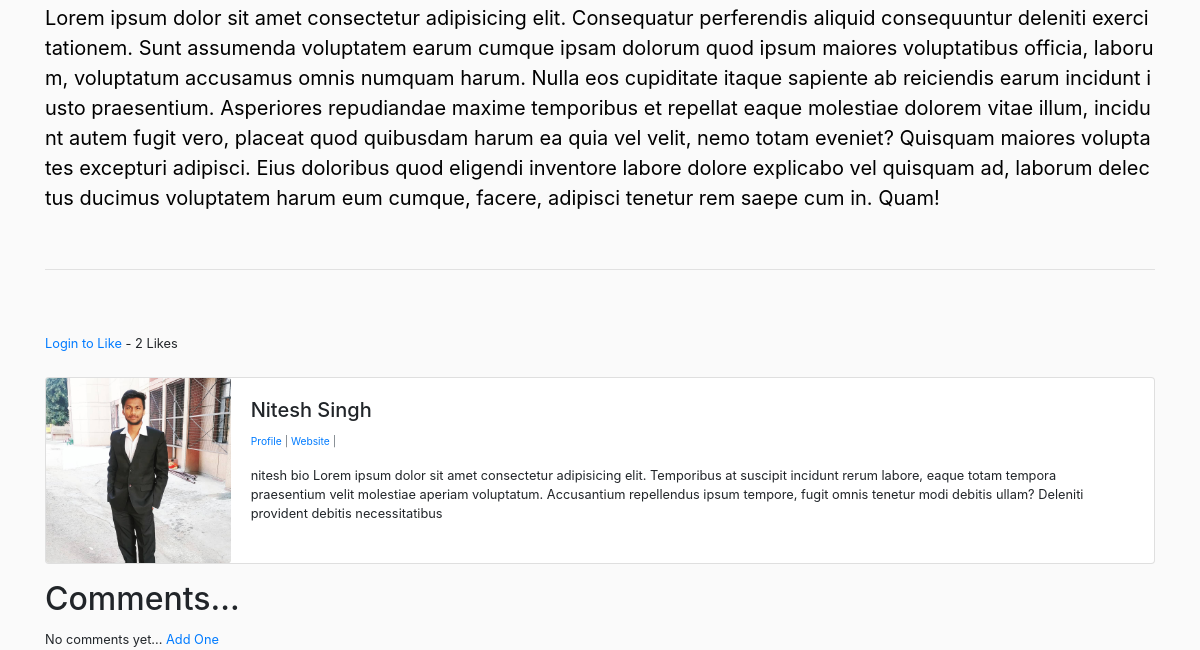
Before: /article/15 (lower part) with the older database file.
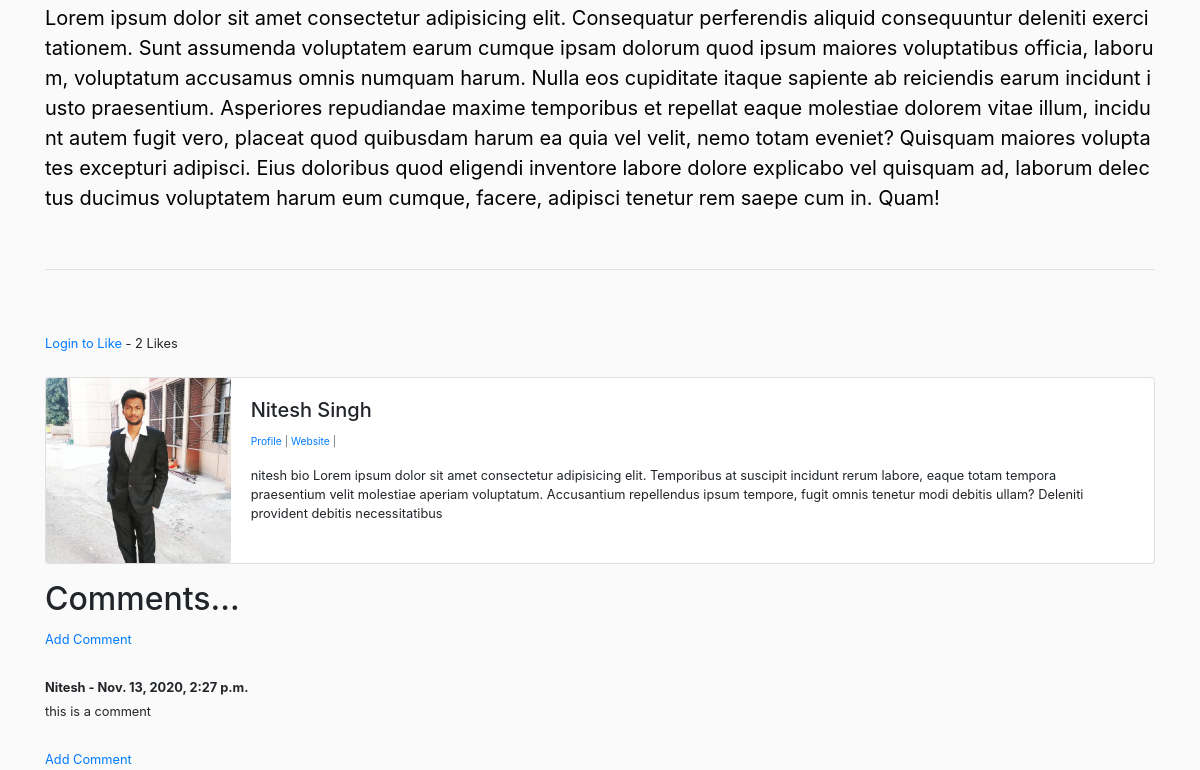
After: the same page with the newer database file.
### theblog/models.py (models this page shows, shortened)
class Comment(models.Model):
    post = models.ForeignKey(Post,related_name="comments", on_delete=models.CASCADE)
    name = models.CharField(max_length=255)
    body = models.TextField()
    date_added = models.DateTimeField(auto_now_add=True)

### theblog/views.py (the view)
# urls.py: path('article/<int:pk>', ArticleDetailView.as_view(), name='article_detail'),
class ArticleDetailView(DetailView):
    model = Post
    template_name = 'article_details.html'
    def get_context_data(self,*args,**kwargs):
        cat_menu = Category.objects.all()
        context = super(ArticleDetailView, self).get_context_data(*args,**kwargs)
        stuff = get_object_or_404(Post, id=self.kwargs['pk'])
        total_likes = stuff.total_likes()
        liked = False
        if stuff.likes.filter(id=self.request.user.id).exists():
            liked= True
        context["cat_menu"] = cat_menu
        context["total_likes"] = total_likes
        context['liked'] = liked
        return context

### theblog/models.py (called while the page is built)
    def __str__(self):
        return self.name

    def total_likes(self):
        return self.likes.count

### theblog/templates/article_details.html (shortened to what this page needs)
{% extends "base.html" %}
{% load static %}
{% block content %}
<small>By : {{ post.author.first_name|capfirst }} {{ post.author.last_name|capfirst }} - {{post.post_date}}
<div class="ft-blog-paragraph">
{{post.body|safe}}
</div>
<br><hr><br><br>
<form action="{% url 'like_post' post.pk %}" method="POST">
        {% if user.is_authenticated %}
        {% if liked %}
        <button type="submit" , name="post_id" , value="{{ post.id }}" , class="btn btn-danger btn-sm">UnLike</button>
        {% else %}
        <button type="submit" , name="post_id" , value="{{ post.id }}" , class="btn btn-primary btn-sm">Like</button>
        {% endif %}
        {% else %}
        <a class="" href="{% url 'login' %}">Login to Like</a>
        {% endif %}
        - {{total_likes}} Likes
</form>
<br>
<div class="card mb-3">
        <div class="row no-gutters">
                <div class="col-md-2">
                        {% if post.author.profile.profile_pic %}
                        <img src="{{post.author.profile.profile_pic.url}}" class="card-img" alt="author's image">
                        {% else %}
                        <img src="{% static 'images/download.png' %}" class="card-img" alt="author's image">
                        {% endif %}
                </div>
                <div class="col-md-10">
                        <div class="card-body">
                                <h5 class="card-title">{{ post.author.first_name|capfirst }} {{ post.author.last_name|capfirst }}</h5>
                                <p class="small text-muted">
                                        <a href="{% url 'show_profile' post.author.profile.id %}">Profile</a> |
                                        {% if post.author.profile.website_url %}
                                        <a href="{{ post.author.profile.website_url }}">Website</a> |
                                        {% endif %}
                                </p>
                                <p class="card-text">{{ post.author.profile.bio }}</p>
                        </div>
                </div>
        </div>
</div>
<h2>Comments...</h2>
{% if not post.comments.all %}
 No comments yet... <a href="{% url 'add_comment' post.pk %}">Add One</a> <br>
{% else %}
<a href="{% url 'add_comment' post.pk %}">Add Comment</a> <br><br>
        {% for comment in post.comments.all %}
        <strong>{{ comment.name|capfirst }} -
        {{ comment.date_added }}
        </strong>
       <br> {{ comment.body }} <br>
        {% endfor %}
    <br><a href="{% url 'add_comment' post.pk %}">Add Comment</a> <br>
{% endif %}
{% endblock content %}

Changed rows visible on the page:
added Comment: name "Nitesh", date_added "Nov. 13, 2020, 2:27 p.m.", body "this is a comment"
Other visible differences:
text no longer shown: "No comments yet... Add One"
text now shown: "Add Comment Add Comment"
